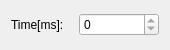
<?xml version="1.0" encoding="UTF-8"?>
<ui version="4.0">
 <class>SliceSelector</class>
 <widget class="QWidget" name="SliceSelector">
  <property name="geometry">
   <rect>
    <x>0</x>
    <y>0</y>
    <width>170</width>
    <height>50</height>
   </rect>
  </property>
  <property name="windowTitle">
   <string>Form</string>
  </property>
  <layout class="QVBoxLayout" name="verticalLayout">
   <item>
    <layout class="QHBoxLayout" name="horizontalLayout">
     <item>
      <widget class="QLabel" name="label">
       <property name="text">
        <string>Time[ms]:</string>
       </property>
      </widget>
     </item>
     <item>
      <widget class="QSpinBox" name="sbTime">
       <property name="sizePolicy">
        <sizepolicy hsizetype="Fixed" vsizetype="Fixed">
         <horstretch>0</horstretch>
         <verstretch>0</verstretch>
        </sizepolicy>
       </property>
       <property name="minimumSize">
        <size>
         <width>80</width>
         <height>0</height>
        </size>
       </property>
       <property name="maximum">
        <number>0</number>
       </property>
      </widget>
     </item>
    </layout>
   </item>
  </layout>
 </widget>
 <resources/>
 <connections/>
</ui>
